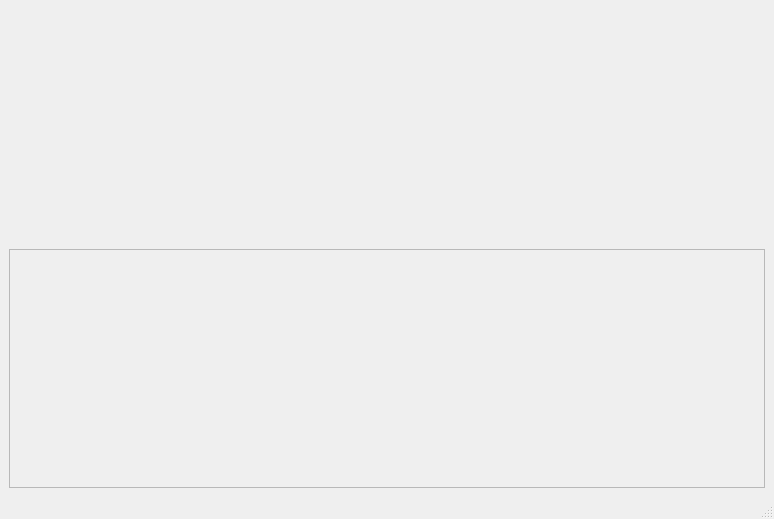
<?xml version="1.0" encoding="UTF-8"?>
<ui version="4.0">
 <class>MainWindow</class>
 <widget class="QMainWindow" name="MainWindow">
  <property name="geometry">
   <rect>
    <x>0</x>
    <y>0</y>
    <width>774</width>
    <height>519</height>
   </rect>
  </property>
  <property name="windowTitle">
   <string>MainWindow</string>
  </property>
  <widget class="QWidget" name="centralwidget">
   <layout class="QVBoxLayout" name="verticalLayout">
    <item>
     <spacer name="verticalSpacer">
      <property name="orientation">
       <enum>Qt::Vertical</enum>
      </property>
      <property name="sizeHint" stdset="0">
       <size>
        <width>20</width>
        <height>40</height>
       </size>
      </property>
     </spacer>
    </item>
    <item>
     <widget class="QScrollArea" name="scrollArea">
      <property name="widgetResizable">
       <bool>true</bool>
      </property>
      <widget class="QWidget" name="scrollAreaWidgetContents">
       <property name="geometry">
        <rect>
         <x>0</x>
         <y>0</y>
         <width>754</width>
         <height>225</height>
        </rect>
       </property>
      </widget>
     </widget>
    </item>
   </layout>
  </widget>
  <widget class="QMenuBar" name="menubar">
   <property name="geometry">
    <rect>
     <x>0</x>
     <y>0</y>
     <width>774</width>
     <height>21</height>
    </rect>
   </property>
  </widget>
  <widget class="QStatusBar" name="statusbar"/>
 </widget>
 <resources/>
 <connections/>
</ui>
